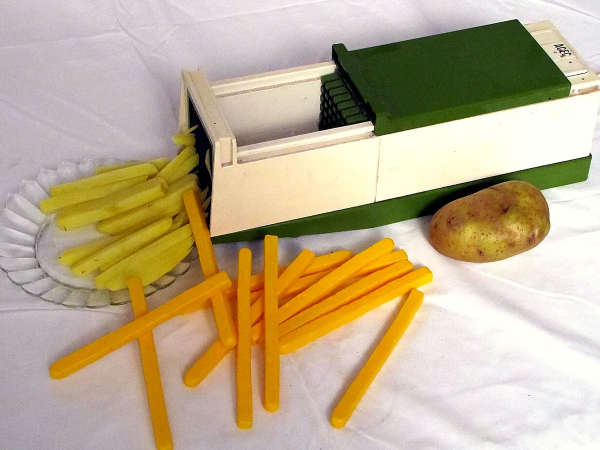
#> input picture img/etape/frites_maison-1-1200.webp, 1200 x 900 px (shown at 1/2 size)
$ python -i process.py   (imports and definitions only)
#> lines starting #> are read from the running program, lines starting #| are printed output that depends on the picture
#> further down, picture is the input picture: PIL image 1200x900 RGB; mean R, G, B 190.4, 173.7, 142.2
# -*- coding: utf-8 -*-
"""Traite les photos choisies (selections.json) : téléchargement en 1280 px, recadrage 4:3 (point d'intérêt réglable),
étalonnage commun « lumière naturelle, chaleureux, appétissant », WebP en 3 tailles, couleur dominante, crédits.
selections.json : { "recette/naan": 3, "recette/pesto": {"i": 1, "fx": 0.5, "fy": 0.4, "zoom": 1.1} }
  i = numéro sur la planche ; fx, fy = point d'intérêt (0-1) ; zoom = recadrage plus serré.
Sortie : ../app/public/img/<type>/<id>-<400|800|1200>.webp et ../app/src/data/images.json"""
import io, json, os, sys
from PIL import Image, ImageEnhance, ImageFilter, ImageOps
from fetch_candidates import get

HERE = os.path.dirname(os.path.abspath(__file__))
APP = os.path.join(HERE, "..", "app")
OUT = os.path.join(APP, "public", "img")
SIZES = (400, 800, 1200)
try:  # AVIF : Pillow 11.3+ (environnement illustrations/.venv) ; sinon WebP seul
    from PIL import features as _f
    AVIF = bool(_f.check("avif"))
except Exception:
    AVIF = False
RATIO = 4 / 3

# [8 lines left out: function full_url, not called in this run]

def grade(im: Image.Image, warm=1.0) -> Image.Image:
    """Étalonnage commun : un peu de contraste, de chaleur et de saturation, piqué léger. Volontairement discret."""
#> called with warm = 1
    im = ImageOps.autocontrast(im, cutoff=0.5, preserve_tone=True)
    r, g, b = im.split()
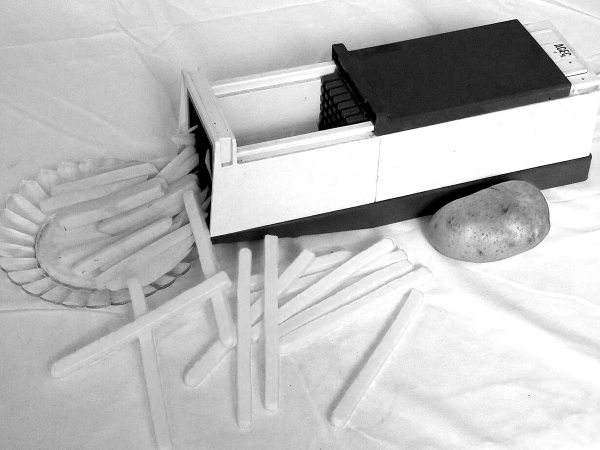
#> r: PIL image 1200x900 L (shown at 1/2 size); min 0, max 255, mean 190.1
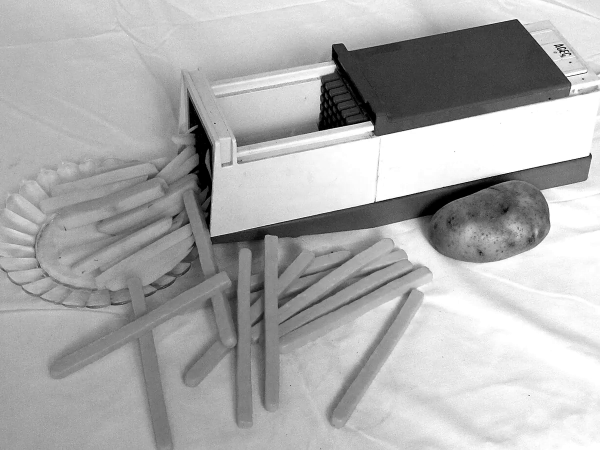
#> g: PIL image 1200x900 L (shown at 1/2 size); min 0, max 255, mean 173.2
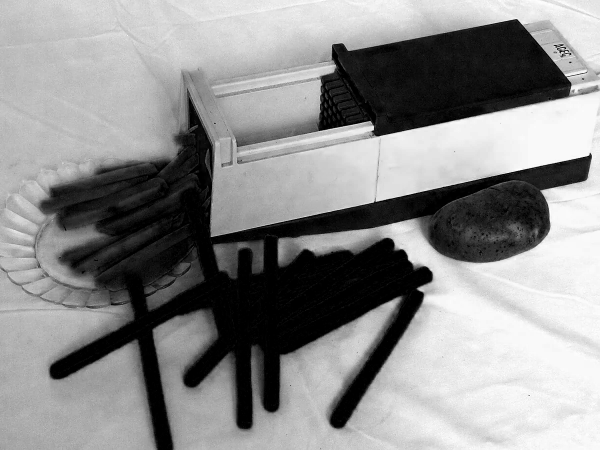
#> b: PIL image 1200x900 L (shown at 1/2 size); min 0, max 255, mean 141.6
    r = r.point(lambda v: min(255, int(v * (1.0 + 0.03 * warm))))
    b = b.point(lambda v: int(v * (1.0 - 0.03 * warm)))
    im = Image.merge("RGB", (r, g, b))
    im = ImageEnhance.Contrast(im).enhance(1.05)
    im = ImageEnhance.Color(im).enhance(1.10)
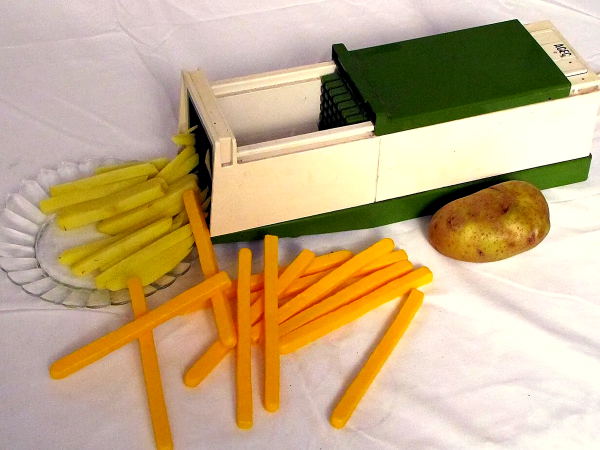
#> im: PIL image 1200x900 RGB (shown at 1/2 size); mean R, G, B 195.9, 171.7, 133
    return im.filter(ImageFilter.UnsharpMask(radius=1.2, percent=45, threshold=3))

# [66 lines left out: functions crop43, write_manifests, run, not called in this run]

# [7 lines not run here, left out]

>>> from PIL import Image
>>> picture = Image.open('../img/etape/frites_maison-1-1200.webp')
>>> result = grade(picture)

$ run again, on img/fete/aid-kebir-400.webp
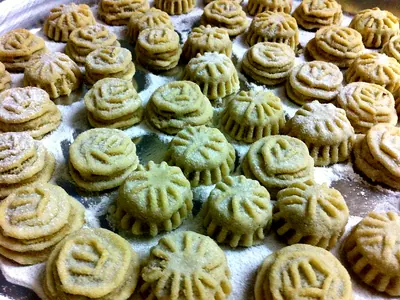
#> input picture img/fete/aid-kebir-400.webp, 400 x 300 px
#> picture is the input picture: PIL image 400x300 RGB; mean R, G, B 146.5, 140.6, 104.1
#> in grade, `r, g, b = im.split()`:
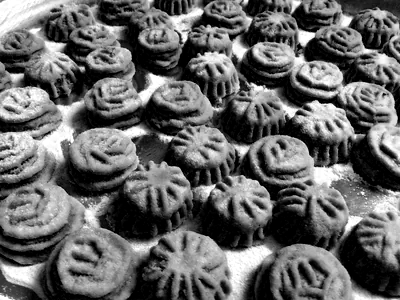
#> b: PIL image 400x300 L; min 0, max 255, mean 103
#> in grade, `return im.filter(ImageFilter.UnsharpMask(radius=1.2, percent=45, thres..`:
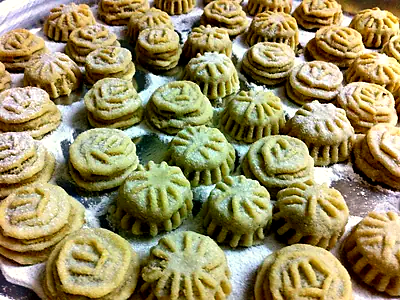
#> returned value: PIL image 400x300 RGB; mean R, G, B 150, 139.3, 95.2

$ run again, on img/geste/attendrir-viande-1-400.webp
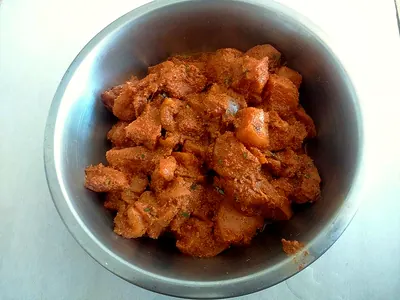
#> input picture img/geste/attendrir-viande-1-400.webp, 400 x 300 px
#> picture is the input picture: PIL image 400x300 RGB; mean R, G, B 153.8, 136.2, 121.5
#> in grade, `r, g, b = im.split()`:
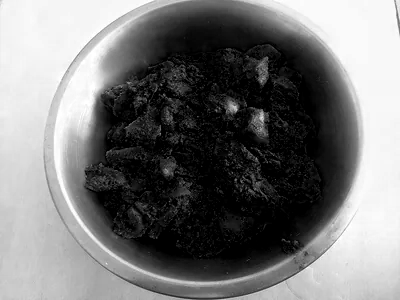
#> b: PIL image 400x300 L; min 0, max 255, mean 119.3
#> in grade, `return im.filter(ImageFilter.UnsharpMask(radius=1.2, percent=45, thres..`:
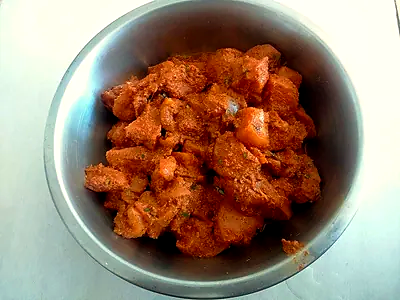
#> returned value: PIL image 400x300 RGB; mean R, G, B 156, 132.1, 113.3
